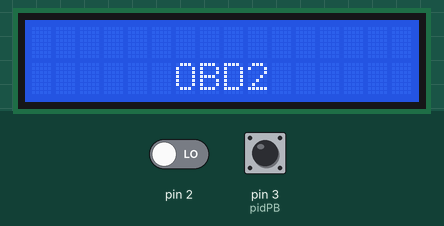
Recording of a sketch running on a simulated Arduino Uno, built with avr-gcc and run on an emulated ATmega328P. Parts: 16×2 character LCD. The test bench sets the inputs (shaded band); at power-on: pin 3 (pidPB) HIGH, pin 2 LOW. What the sketch prints to the serial monitor is not drawn.

Above: at 1.2 s.
1.3 s: pin 3 (pidPB) pulled LOW for 3.2 s
At 6.5 s:
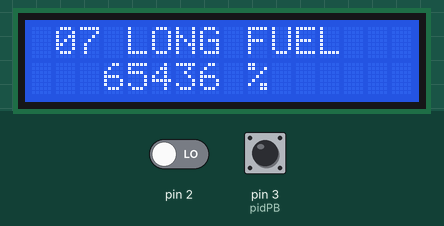
6.8 s: pin 3 (pidPB) pulled LOW for 0.15 s
At 9.0 s:
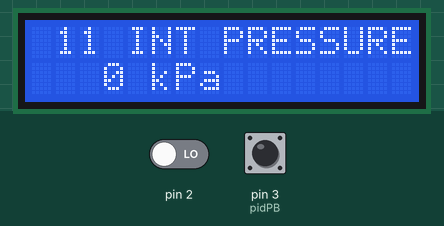
9.3 s: pin 3 (pidPB) pulled LOW for 1 s
At 11.0 s:
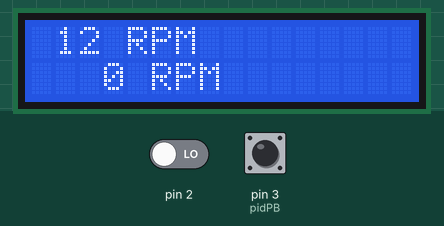
11.8 s: pin 3 (pidPB) pulled LOW for 0.15 s
At 14.0 s:
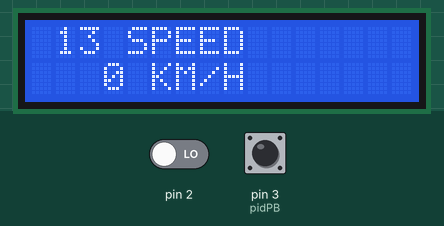
14.3 s: pin 3 (pidPB) pulled LOW for 0.15 s
At 16.1 s:
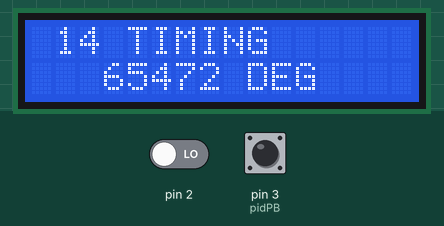
16.8 s: pin 3 (pidPB) pulled LOW for 3.2 s
At 22.0 s:
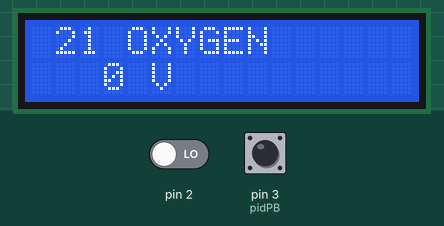
Timing chart, 0 to 23.3 s (numbered marks = the images above; inputs shaded):
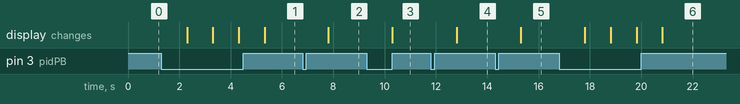

The sketch:

obd_lcd.ino
```cpp
/* OBD2 LCD APP
 * By moty22.co.uk
 * Lib written By: Cory J. Fowler  December 20th, 2016
 * https://github.com/coryjfowler/MCP_CAN_lib
 */

#include <mcp_can.h>
#include <SPI.h>
#include <LiquidCrystal.h>

#define standard 1  //standard is 11 bits
#define pidPB 3  //+button

// initialize the lcd with the numbers of the interface pins
 LiquidCrystal lcd(5, 6, A2, A3, A4, A5);

unsigned long rxId;
byte len;
byte rxBuf[8];
unsigned int a, b;
unsigned char back=0, line;

MCP_CAN CAN0(10);                                // Set CAN0 CS to pin 10

void setup()
{
  Serial.begin(115200);
  while(!Serial);
  pinMode(3, INPUT_PULLUP);  //PID btn
  //pinMode(4, INPUT_PULLUP);  //-PID btn
  lcd.begin(16, 2);   // set up the LCD's number of columns and rows:
  lcd.setCursor(6, 1);
  lcd.print("OBD2");

  // Initialize MCP2515 running at baudrate of 500kb/s . If your can board has 16MHz crystal change the setting.
  if(CAN0.begin(MCP_STDEXT, CAN_500KBPS, MCP_8MHZ) == CAN_OK)
    Serial.println("Initialized Successfully!");
  else
    Serial.println("**Error Initializing**");

//  CAN0.init_Mask(0,0x7F00000);                // Init first mask...
  CAN0.init_Filt(0,0x7DF0000);                // Init first filter...
//  CAN0.init_Filt(1,0x7E10000);                // Init second filter...
//  CAN0.init_Mask(1,0x7F00000);                // Init second mask...
  CAN0.init_Filt(2,0x7DF0000);                // Init third filter...
//  CAN0.init_Filt(3,0x7E10000);                // Init fouth filter...
  CAN0.init_Filt(4,0x7DF0000);                // Init fifth filter...
//  CAN0.init_Filt(5,0x7E10000);                // Init sixth filter...

  CAN0.setMode(MCP_NORMAL);                          // Set operation mode to normal so the MCP2515 sends acks to received data.

}

void loop()
{
  if(!digitalRead(pidPB)){
    delay(500);
    if(line==0){req(0x04);}
    else if(line==1){req(0x05);}
    else if(line==2){req(0x06);}
    else if(line==3){req(0x07);}
    else if(line==4){req(0x0b);}
    else if(line==5){req(0x0c);}
    else if(line==6){req(0x0d);}
    else if(line==7){req(0x0e);}
    else if(line==8){req(0x0f);}
    else if(line==9){req(0x11);}
    else if(line==10){req(0x14);}
    else if(line==11){req(0x15);}
    ++line;
    if(line>11){line=0;}
  }


}

void req(unsigned char pid){
  unsigned char txData[] = {0x02,0x01,pid,0x0,0x0,0x0,0x0,0x0};

  CAN0.sendMsgBuf(0x7DF, 8, txData);
//
//       Serial.print(txID, HEX);  //0x7E8
//        Serial.print(" ");   //\t
//        for(byte i = 0; i<len; i++)    // print the data
//         {
//            Serial.print(txData[i], HEX);
//            Serial.print(" "); //\t
//        }
//        Serial.println();
  delay(500);
  read();
  display(pid);
}

void read(){
    if(!digitalRead(2)){
        for(byte i=0;i<20;++i){       //get 20 times unless reply arrived from the ECU
        CAN0.readMsgBuf(&rxId, &len, rxBuf);     // Get CAN data - 03 41 0C 3D 0F
         if(rxId == 0x7E8){
//            Serial.print(rxId, HEX);  //0x7E8
//            Serial.print("\t");
//            for(byte i = 0; i<len; i++)    // print the data
//            {
//                Serial.print(rxBuf[i], HEX);
//                Serial.print("\t");
//            }
//            Serial.println();
            break;
        }

      }
    }
}

void display(unsigned char param){
  String unit, func;
  unsigned int val;

    a=rxBuf[3];
    b=rxBuf[4];

   lcd.clear();
   lcd.setCursor(1, 0); // top line
   if(param<10){lcd.print("0");}
   lcd.print(param);

   if(param==4){
    func="ENG LOAD";
    val=a*100/255;
    unit="%";
   }
   else if(param==5){
    func="COOLANT";
    val=a-40;
    unit="DEG C";
   }
   else if(param==6){
    func="SHORT FUEL";
    val=a*100/128-100;
    unit="%";
   }
   else if(param==7){
    func="LONG FUEL";
    val=a*100/128-100;
    unit="%";
   }
   else if(param==0x0b){
    func="INT PRESSURE";
    val=a;
    unit="kPa";
   }
   else if(param==0x0c){
    func="RPM";
    val=(a*256 + b)/4;
    unit="RPM";
   }
   else if(param==0x0d){
    func="SPEED";
    val=a;
    unit="KM/H";
   }
   else if(param==0x0e){
    func="TIMING";
    val=a/2-64;
    unit="DEG";
   }
   else if(param==0x0f){
    func="AIR TEMP";
    val=a-40;
    unit="DEG C";
   }
   else if(param==0x11){
    func="THROTTLE";
    val=a*100/255;
    unit="%";
   }
   else if(param==0x14){
    func="OXYGEN";
    val=a/200;
    unit="V";
   }
   else if(param==0x15){
    func="OXYGEN";
    val=a/200;
    unit="V";
   }
   lcd.setCursor(4, 0);
   lcd.print(func);
   lcd.setCursor(3, 1);
   lcd.print(val);
   lcd.print(" ");
   lcd.print(unit);

}
```

Measured:
- after the input at 1.3 s, the display: first changes after 1.0 s (image 1 shows a later state)
- after the input at 6.8 s, the display: changes after 1.0 s (image 2)
- after the input at 9.3 s, the display: changes after 1.0 s (image 3)
- after the input at 11.8 s, the display: changes after 1.0 s (image 4)
- after the input at 14.3 s, the display: changes after 1.0 s (image 5)
- after the input at 16.8 s, the display: first changes after 1.0 s (image 6 shows a later state)
